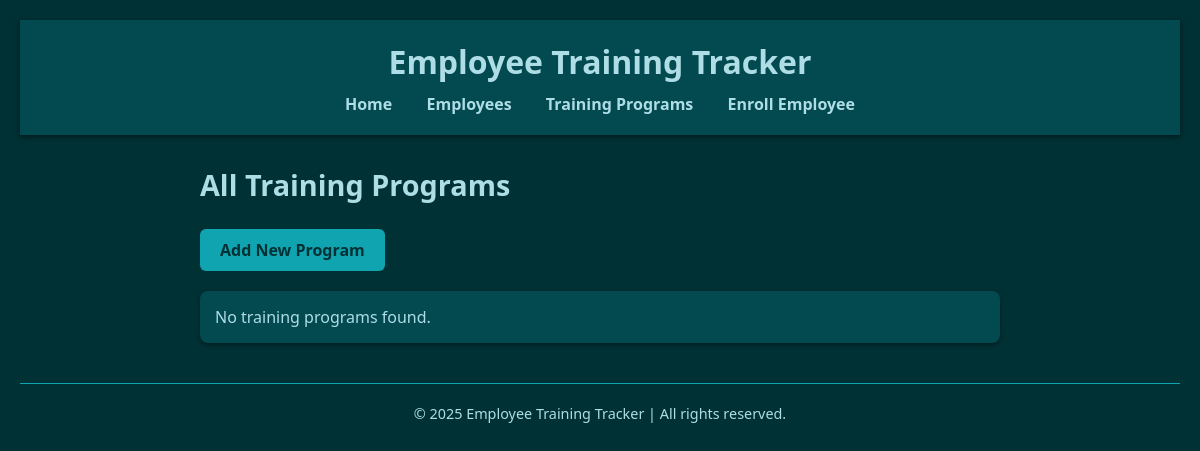
The app's page /programs/, older data.
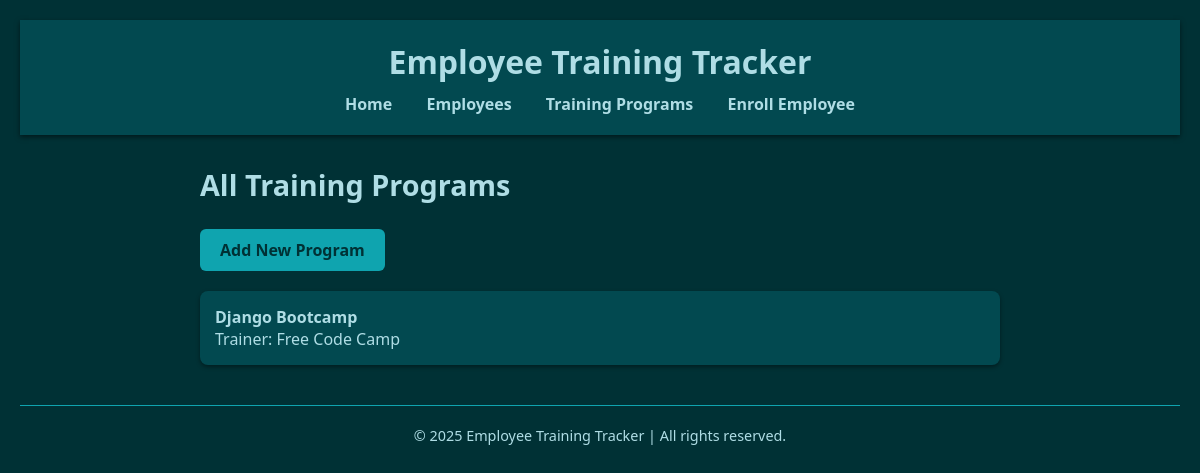
The same page, newer data.
### training/models.py (models this page shows, shortened)
class TrainingProgram(models.Model):
    title = models.CharField(max_length=200)
    description = models.TextField()
    start_date = models.DateField()
    end_date = models.DateField()
    trainer_name = models.CharField(max_length=100)

### training/views.py (the view)
# urls.py: path('programs/', views.program_list, name='program_list'),
def program_list(request):
    programs = TrainingProgram.objects.all()
    return render(request, 'training/program_list.html', {'programs': programs})

### training/templates/training/program_list.html (shortened to what this page needs)
{% extends 'base.html' %}
{% block content %}
<div class="container">
    <h2>All Training Programs</h2>
    <a class="btn" href="{% url 'program_create' %}">Add New Program</a>
    <ul class="card-list">
        {% for prog in programs %}
            <li class="card">
                <strong>{{ prog.title }}</strong><br>
                Trainer: {{ prog.trainer_name }}
            </li>
        {% empty %}
            <li class="card">No training programs found.</li>
        {% endfor %}
    </ul>
</div>
{% endblock %}

Row changes from the older to the newer data that the page shows:
added TrainingProgram: title "Django Bootcamp", trainer_name "Free Code Camp"
Text that changed along with them:
text no longer shown: "No training programs found."
